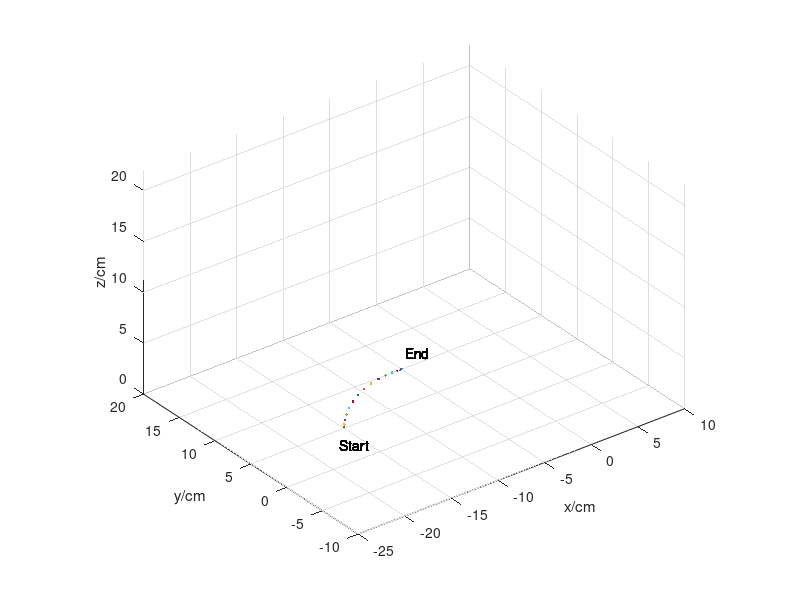
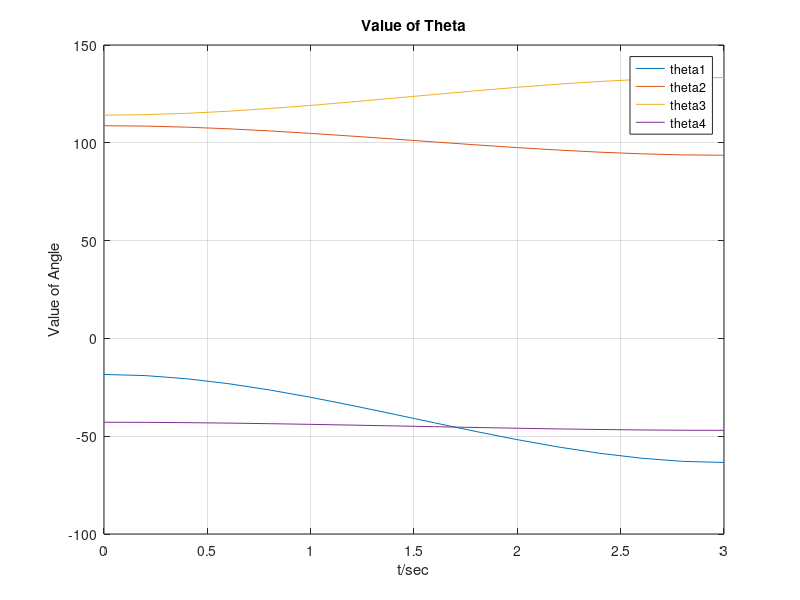
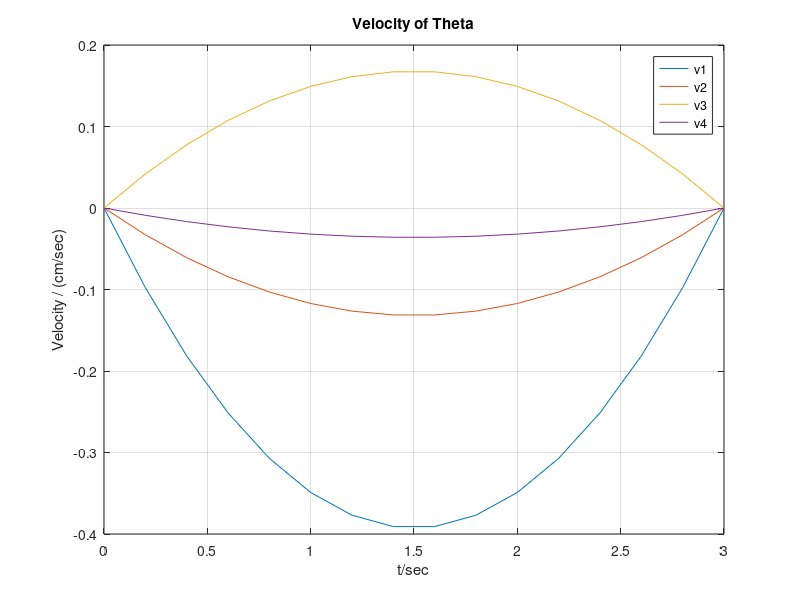
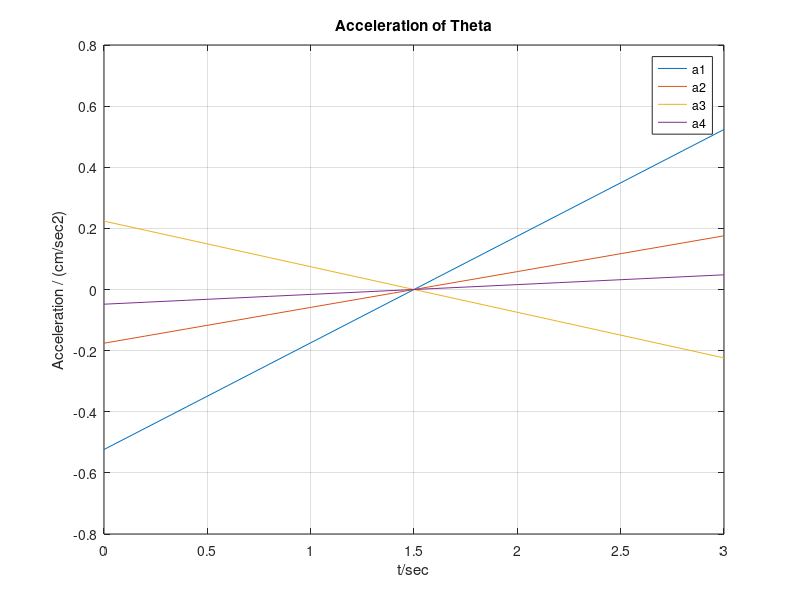

The MATLAB source for these figures, in order:

% free motion from (-15,5,0) to (-5,10,0), time is 3 sec

clc
close all
clear 

figure (1)
set(1,'position',[0 0 800 600])

L1 = 6; L2 = 15; L3 = 15; L4 = 3.5; L5 = 6.5; 

tf = 3; % 
d = 0.2; % 

px = zeros(1, tf/d+1);
py = zeros(1, tf/d+1);
pz = zeros(1, tf/d+1);

i = 0;

for t = 0:d:tf   % t has 16 different value
    
    i = i + 1;
    
    theta10 = -0.3218; theta20 = 1.8978; theta30 = 1.992; theta40 = -0.7482;
    theta1f = -1.1071; theta2f = 1.6342; theta3f = 2.3277; theta4f = -0.8203;
    
    q1 = theta10 + 3*(theta1f-theta10)/(tf^2)*(t^2) - 2*(theta1f-theta10)/(tf^3)*(t^3);
    q2 = theta20 + 3*(theta2f-theta20)/(tf^2)*(t^2) - 2*(theta2f-theta20)/(tf^3)*(t^3);
    q3 = theta30 + 3*(theta3f-theta30)/(tf^2)*(t^2) - 2*(theta3f-theta30)/(tf^3)*(t^3);
    q4 = theta40 + 3*(theta4f-theta40)/(tf^2)*(t^2) - 2*(theta4f-theta40)/(tf^3)*(t^3);

    %calculate cos and sin
    c1 = cos(q1);
    c2 = cos(q2);
    c3 = cos(q3);
    c4 = cos(q4);

    c23 = cos(q2 + q3);
    c24 = cos(q2 + q3 + q4);

    s1 = sin(q1);
    s2 = sin(q2);
    s3 = sin(q3);
    s4 = sin(q4);

    s23 = sin(q2 + q3);
    s24 = sin(q2 + q3 + q4);

    %calculate joints' position
    x0 = 0;
    x1 = 0;
    x2 = L2 * c2 * c1;
    x3 = x2 + L3 * c23 * c1;
    x4 = x3 - L4 * s24 * c1;
    xe = x4 - L5 * s24 * c1;
    px(i) = xe;

    y0 = 0;
    y1 = 0;
    y2 = L2 * c2 * s1;
    y3 = y2 + L3 * c23 * s1;
    y4 = y3 - L4 * s24 * s1;
    ye = y4 - L5 * s24 * s1;
    py(i) = ye;

    z0 = 0;
    z1 = L1;
    z2 = L1 + L2 * s2;
    z3 = z2 + L3 * s23;
    z4 = z3 + L4 * c24;
    ze = z4 + L5 * c24;
    pz(i) = ze;

    xx0 = [x0 x1 x2 x3 x4 xe];
    yy0 = [y0 y1 y2 y3 y4 ye];
    zz0 = [z0 z1 z2 z3 z4 ze];

    %plot links
    figure(1)
    p = plot3(xx0, yy0, zz0, 'ko-','Linewidth',2);
    xlabel('x/cm'); 
    ylabel('y/cm');
    zlabel('z/cm');
    axis equal
    axis([-25 10 -10 20 0 22])
    hold on
    grid on

    pause(0.2)
    set(p,'visible','off')
    
    %plot points
    plot3(xe, ye, ze, '.')
    axis equal
    axis([-25 10 -10 20 0 22])
    text(-15 - 2, 5 - 2, 0, 'Start') ;
    text(-5 + 2, 10 + 2, 0, 'End') ;
    hold on
    grid on

end

%% plot change of theta w.r.t t
figure (3)
set(3,'position',[500 0 560 420])

t = 0:d:tf;

q1 = ( theta10 + 3*(theta1f-theta10)/(tf^2)*(t.^2) - 2*(theta1f-theta10)/(tf^3)*(t.^3) )*180/pi;
q2 = ( theta20 + 3*(theta2f-theta20)/(tf^2)*(t.^2) - 2*(theta2f-theta20)/(tf^3)*(t.^3) )*180/pi;
q3 = ( theta30 + 3*(theta3f-theta30)/(tf^2)*(t.^2) - 2*(theta3f-theta30)/(tf^3)*(t.^3) )*180/pi;
q4 = ( theta40 + 3*(theta4f-theta40)/(tf^2)*(t.^2) - 2*(theta4f-theta40)/(tf^3)*(t.^3) )*180/pi;

figure (3)
plot(t,q1)
hold on 
plot(t,q2)
hold on
plot(t,q3)
hold on
plot(t,q4)

title('Value of Theta')
ylabel('Value of Angle'); 
xlabel('t/sec');
hold on

grid on

legend('theta1','theta2','theta3','theta4')

%% plot change of velocity of theta wrt t
figure (4)
set(4,'position',[500 0 560 420])

v1 = 6*(theta1f-theta10)/(tf^2)*t - 6*(theta1f-theta10)/(tf^3)*(t.^2);
v2 = 6*(theta2f-theta20)/(tf^2)*t - 6*(theta2f-theta20)/(tf^3)*(t.^2);
v3 = 6*(theta3f-theta30)/(tf^2)*t - 6*(theta3f-theta30)/(tf^3)*(t.^2);
v4 = 6*(theta4f-theta40)/(tf^2)*t - 6*(theta4f-theta40)/(tf^3)*(t.^2);

figure (4)
plot(t,v1)
hold on 
plot(t,v2)
hold on
plot(t,v3)
hold on
plot(t,v4)
title('Velocity of Theta')
ylabel('Velocity / (cm/sec)'); 
xlabel('t/sec');
hold on

grid on

legend('v1','v2','v3','v4')

%% plot acceleration of theta wrt t
figure (5)
set(5,'position',[500 0 560 420])

a1 = 6*(theta1f-theta10)/(tf^2) - 12*(theta1f-theta10)/(tf^3)*t;
a2 = 6*(theta2f-theta20)/(tf^2) - 12*(theta2f-theta20)/(tf^3)*t;
a3 = 6*(theta3f-theta30)/(tf^2) - 12*(theta3f-theta30)/(tf^3)*t;
a4 = 6*(theta4f-theta40)/(tf^2) - 12*(theta4f-theta40)/(tf^3)*t;

figure (5)
plot(t,a1)
hold on 
plot(t,a2)
hold on
plot(t,a3)
hold on
plot(t,a4)
title('Acceleration of Theta')
ylabel('Acceleration / (cm/sec2)'); 
xlabel('t/sec');
hold on

grid on

legend('a1','a2','a3','a4')

%% plot x y z wrt t
figure (6)
set(6,'position',[1000 0 560 420])

p1 = polyfit(t,px,5); 
p2 = polyfit(t,py,5); 
p3 = polyfit(t,pz,5); 
fx = polyval(p1,t); 
fy = polyval(p2,t); 
fz = polyval(p3,t); 

figure (6)
plot(t,px,'o',t,fx,'-') 
hold on
plot(t,py,'o',t,fy,'-') 
hold on
plot(t,pz,'o',t,fz,'-') 
hold on

grid on

title('PolyFit of EE Position')
ylabel('cm'); 
xlabel('t/sec');

legend('px data','px fit','py data','py fit','pz data','pz fit')

sx = sprintf('x = (%f) t^5 + (%f) t^4 + (%f) t^3 + (%f) t^2 + (%f) t + (%f)',p1(1),p1(2),p1(3),p1(4),p1(5),p1(6));

sy = sprintf('y = (%f) t^5 + (%f) t^4 + (%f) t^3 + (%f) t^2 + (%f) t + (%f)',p2(1),p2(2),p2(3),p2(4),p2(5),p2(6));

sz = sprintf('z = (%f) t^5 + (%f) t^4 + (%f) t^3 + (%f) t^2 + (%f) t + (%f)',p3(1),p3(2),p3(3),p3(4),p3(5),p3(6));

text(0.1, -2, sz) ;
text(0.1, 10, sy) ;
text(0.1, -15, sx) ;

%% velocity of ee
figure (7)
set(7,'position',[1000 0 560 420])

vx = 5 * p1(1) * (t.^4) + 4 * p1(2) * (t.^3) + 3 * p1(3) * (t.^2) + 2 * p1(4) * t + p1(5);
vy = 5 * p2(1) * (t.^4) + 4 * p2(2) * (t.^3) + 3 * p2(3) * (t.^2) + 2 * p2(4) * t + p2(5);
vz = 5 * p3(1) * (t.^4) + 4 * p3(2) * (t.^3) + 3 * p3(3) * (t.^2) + 2 * p3(4) * t + p3(5);

figure (7)
plot(t,vx,'-') 
hold on
plot(t,vy,'-') 
hold on
plot(t,vz,'-') 
hold on

grid on

title('Velocity of EE')
ylabel('Velocity / (cm/sec)'); 
xlabel('t/sec');

legend('velocity of x','velocity of y','velocity of z')

%% acceleration of ee
figure (8)
set(8,'position',[1000 0 560 420])

ax = 20 * p1(1) * (t.^3) + 12 * p1(2) * (t.^2) + 6 * p1(3) * t + 2 * p1(4);
ay = 20 * p2(1) * (t.^3) + 12 * p2(2) * (t.^2) + 6 * p2(3) * t + 2 * p2(4);
az = 20 * p3(1) * (t.^3) + 12 * p3(2) * (t.^2) + 6 * p3(3) * t + 2 * p3(4);

figure (8)
plot(t,ax,'-') 
hold on
plot(t,ay,'-') 
hold on
plot(t,az,'-') 
hold on

grid on

title('Acceleration of EE')
ylabel('Acceleration / (cm/sec2)'); 
xlabel('t/sec');

legend('acceleration of x','acceleration of y','acceleration of z')


